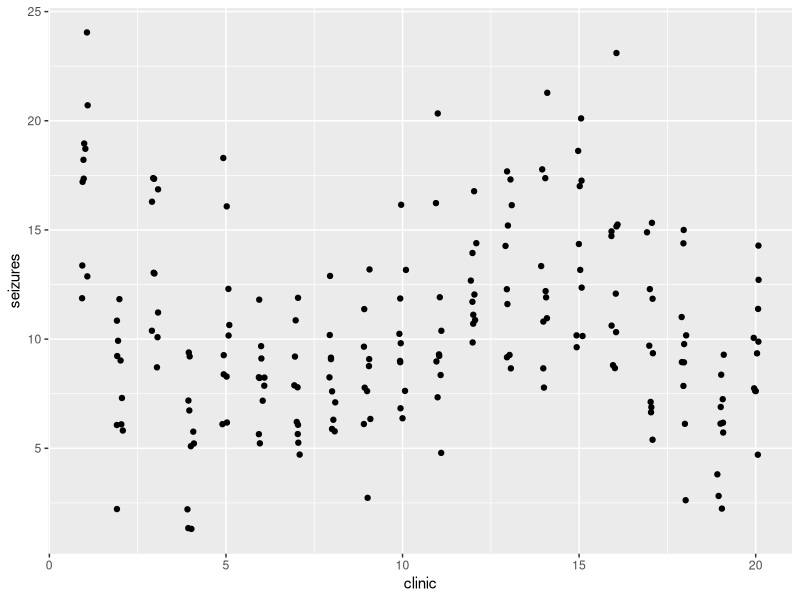

R code for this plot: (Note: this script raises an error after producing the figure.)

#

library(dplyr)
library(ggplot2)


n = 10
a = 20

var.clinic <- 10
var.patient <- 15

mean.clinic <- 0
mean.patient <- 10

population.size <- n * a

clinic.effect <- rnorm(a, 0, sqrt(var.clinic))

mock.data <- data.frame(patient = rep(paste("patient", 
                                            1:10, 
                                            sep = ""),n),
                        clinic = rep(1:a, each = n),
                        clinic_eff = rep(clinic.effect, each = n))

mock.data <- mock.data %>%
  mutate(yij = rnorm(dim(mock.data)[1], 
                     mean.patient, 
                     sqrt(var.patient))+clinic_eff)

mock.data <- mock.data %>%
  mutate(seizures = rpois(dim(mock.data)[1], 
                     mean.patient+clinic_eff))


ggplot(mock.data, aes(x=clinic, y = seizures))+
  geom_jitter(width = 0.1)

# Poisson distribution
mu <- 10
linear_predictor <- rnorm()